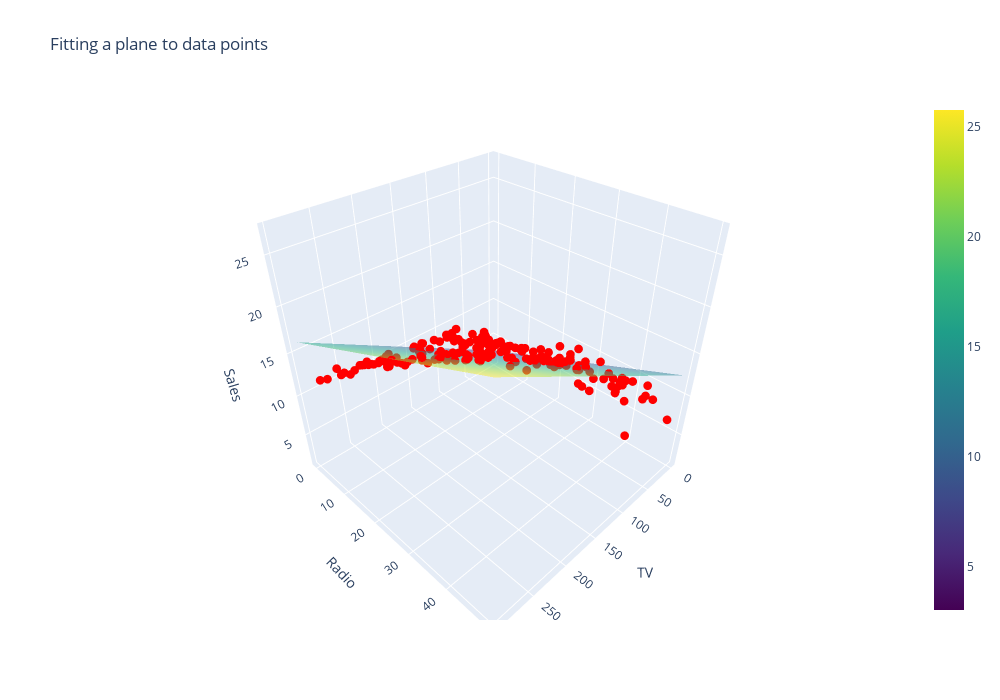

Notebook cell for this chart:
### Code cell
x0 = np.array(data['TV'])
x1 = np.array(data['Radio'])
y = np.array(data['Sales'])

a2 = model.coef_[1]
a1 = model.coef_[0]
a0 = model.intercept_
 
x0_grid, x1_grid = np.meshgrid(
    np.linspace(x0.min(), x0.max(), 30),
    np.linspace(x1.min(), x1.max(), 30)
)
y_grid = a0 + a1 * x0_grid + a2 * x1_grid 

fig = go.Figure()

# Data points
fig.add_trace(go.Scatter3d(
    x = x0, y = x1, z = y, marker = dict(size = 3, color = 'red'),mode = 'markers', name = 'Data Points'
))

# Regression plane
fig.add_trace(go.Surface( 
    x = x0_grid, y = x1_grid, z = y_grid, opacity = 0.5, colorscale = 'Viridis', name = 'Regression Plane'
))

fig.update_layout(scene = dict(xaxis_title = 'TV', yaxis_title = 'Radio', zaxis_title = 'Sales'),
    title = 'Fitting a plane to data points',
    width = 1000,
    height = 700
)
fig.show()

### Figure 1 — Plotly figure (JSON) as saved in the notebook; plotly's stock layout.template omitted (floating-point values rounded to 4 significant figures; data arrays with more than 128 entries replaced by an {"elided": "..."} marker saying what was removed)
{"data": [{"marker": {"color": "red", "size": 3}, "mode": "markers", "name": "Data Points", "type": "scatter3d", "x": {"elided": "200 float values"}, "y": {"elided": "200 float values"}, "z": {"elided": "200 float values"}}, {"colorscale": [[0, "#440154"], [0.1111, "#482878"], [0.2222, "#3e4989"], [0.3333, "#31688e"], [0.4444, "#26828e"], [0.5556, "#1f9e89"], [0.6667, "#35b779"], [0.7778, "#6ece58"], [0.8889, "#b5de2b"], [1, "#fde725"]], "name": "Regression Plane", "opacity": 0.5, "type": "surface", "x": {"elided": "30x30 float values"}, "y": {"elided": "30x30 float values"}, "z": {"elided": "30x30 float values"}}], "layout": {"height": 700, "scene": {"xaxis": {"title": {"text": "TV"}}, "yaxis": {"title": {"text": "Radio"}}, "zaxis": {"title": {"text": "Sales"}}}, "title": {"text": "Fitting a plane to data points"}, "width": 1000}}
